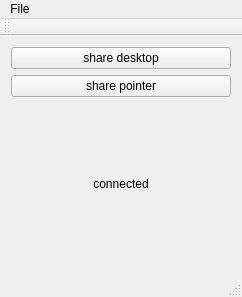
<?xml version="1.0" encoding="UTF-8"?>
<ui version="4.0">
 <class>ExternalGUIMain</class>
 <widget class="QMainWindow" name="ExternalGUIMain">
  <property name="geometry">
   <rect>
    <x>0</x>
    <y>0</y>
    <width>242</width>
    <height>297</height>
   </rect>
  </property>
  <property name="windowTitle">
   <string>ExternalGUIMain</string>
  </property>
  <widget class="QWidget" name="centralWidget">
   <layout class="QHBoxLayout" name="horizontalLayout">
    <item>
     <layout class="QVBoxLayout" name="verticalLayout" stretch="0,0,0">
      <property name="sizeConstraint">
       <enum>QLayout::SetDefaultConstraint</enum>
      </property>
      <item>
       <widget class="QPushButton" name="vncButton">
        <property name="sizePolicy">
         <sizepolicy hsizetype="Preferred" vsizetype="Fixed">
          <horstretch>0</horstretch>
          <verstretch>0</verstretch>
         </sizepolicy>
        </property>
        <property name="text">
         <string>share desktop</string>
        </property>
       </widget>
      </item>
      <item>
       <widget class="QPushButton" name="hookMouseBtn">
        <property name="text">
         <string>share pointer</string>
        </property>
       </widget>
      </item>
      <item>
       <widget class="QLabel" name="isConnectedLabel">
        <property name="text">
         <string>connected</string>
        </property>
        <property name="scaledContents">
         <bool>true</bool>
        </property>
        <property name="alignment">
         <set>Qt::AlignCenter</set>
        </property>
       </widget>
      </item>
     </layout>
    </item>
   </layout>
  </widget>
  <widget class="QMenuBar" name="menuBar">
   <property name="geometry">
    <rect>
     <x>0</x>
     <y>0</y>
     <width>242</width>
     <height>21</height>
    </rect>
   </property>
   <widget class="QMenu" name="menuFile">
    <property name="title">
     <string>File</string>
    </property>
    <addaction name="actionNew_Connection"/>
    <addaction name="actionOpen_Media"/>
   </widget>
   <addaction name="menuFile"/>
  </widget>
  <widget class="QToolBar" name="mainToolBar">
   <attribute name="toolBarArea">
    <enum>TopToolBarArea</enum>
   </attribute>
   <attribute name="toolBarBreak">
    <bool>false</bool>
   </attribute>
  </widget>
  <widget class="QStatusBar" name="statusBar"/>
  <action name="actionOpen_Media">
   <property name="text">
    <string>Open Media</string>
   </property>
   <property name="shortcut">
    <string>Ctrl+O</string>
   </property>
  </action>
  <action name="actionNew_Connection">
   <property name="text">
    <string>New Connection</string>
   </property>
   <property name="shortcut">
    <string>Ctrl+N</string>
   </property>
  </action>
  <action name="actionPointer_Name">
   <property name="text">
    <string>Settings</string>
   </property>
  </action>
  <action name="actionSettings">
   <property name="text">
    <string>Settings</string>
   </property>
   <property name="shortcut">
    <string>Ctrl+,</string>
   </property>
  </action>
 </widget>
 <layoutdefault spacing="6" margin="11"/>
 <resources/>
 <connections/>
</ui>
